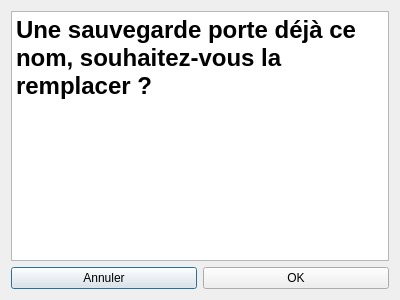
<?xml version="1.0" encoding="UTF-8"?>
<ui version="4.0">
 <class>Confirmation</class>
 <widget class="QDialog" name="Confirmation">
  <property name="geometry">
   <rect>
    <x>0</x>
    <y>0</y>
    <width>400</width>
    <height>300</height>
   </rect>
  </property>
  <property name="windowTitle">
   <string>Confirmation</string>
  </property>
  <layout class="QVBoxLayout" name="verticalLayout">
   <item>
    <widget class="QTextBrowser" name="textBrowser">
     <property name="html">
      <string>&lt;!DOCTYPE HTML PUBLIC &quot;-//W3C//DTD HTML 4.0//EN&quot; &quot;http://www.w3.org/TR/REC-html40/strict.dtd&quot;&gt;
&lt;html&gt;&lt;head&gt;&lt;meta name=&quot;qrichtext&quot; content=&quot;1&quot; /&gt;&lt;style type=&quot;text/css&quot;&gt;
p, li { white-space: pre-wrap; }
&lt;/style&gt;&lt;/head&gt;&lt;body style=&quot; font-family:'Ubuntu'; font-size:11pt; font-weight:400; font-style:normal;&quot;&gt;
&lt;p style=&quot; margin-top:0px; margin-bottom:0px; margin-left:0px; margin-right:0px; -qt-block-indent:0; text-indent:0px;&quot;&gt;&lt;span style=&quot; font-size:18pt; font-weight:600;&quot;&gt;Une sauvegarde porte déjà ce nom, souhaitez-vous la remplacer ?&lt;/span&gt;&lt;/p&gt;&lt;/body&gt;&lt;/html&gt;</string>
     </property>
    </widget>
   </item>
   <item>
    <layout class="QHBoxLayout" name="horizontalLayout">
     <item>
      <widget class="QPushButton" name="pushButtonAnnuler">
       <property name="text">
        <string>Annuler</string>
       </property>
      </widget>
     </item>
     <item>
      <widget class="QPushButton" name="pushButtonOK">
       <property name="text">
        <string>OK</string>
       </property>
      </widget>
     </item>
    </layout>
   </item>
  </layout>
 </widget>
 <resources/>
 <connections>
  <connection>
   <sender>pushButtonAnnuler</sender>
   <signal>pressed()</signal>
   <receiver>Confirmation</receiver>
   <slot>close()</slot>
   <hints>
    <hint type="sourcelabel">
     <x>103</x>
     <y>276</y>
    </hint>
    <hint type="destinationlabel">
     <x>199</x>
     <y>149</y>
    </hint>
   </hints>
  </connection>
  <connection>
   <sender>pushButtonOK</sender>
   <signal>pressed()</signal>
   <receiver>Confirmation</receiver>
   <slot>close()</slot>
   <hints>
    <hint type="sourcelabel">
     <x>296</x>
     <y>276</y>
    </hint>
    <hint type="destinationlabel">
     <x>199</x>
     <y>149</y>
    </hint>
   </hints>
  </connection>
 </connections>
</ui>
